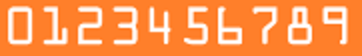
#> input picture card_reader/creditcard_digits2.jpg, 362 x 56 px
$ python data_production.py
#> lines starting #> are read from the running program, lines starting #| are printed output that depends on the picture; after the words box and inside, x2 and y2 are one past the last pixel; in counts of white or black regions, pixels touching at a corner belong together
# -*- coding: utf-8 -*-
"""
Created on Mon Jun 17 10:41:06 2019

@author: rahul
"""

import os

def makedir(directory):
    """Creates a new directory if it does not exist"""
    if not os.path.exists(directory):
        os.makedirs(directory)
        return None, 0

for i in range(0,10):
    directory_name = "./credit_card/train/"+str(i)
    print(directory_name)
    makedir(directory_name)

for i in range(0,10):
    directory_name = "./credit_card/test/"+str(i)
    print(directory_name)
    makedir(directory_name)

import cv2
import numpy as np
import random
import cv2
from scipy.ndimage import convolve

def DigitAugmentation(frame, dim = 32):
    """Randomly alters the image using noise, pixelation and streching image functions"""
    frame = cv2.resize(frame, None, fx=2, fy=2, interpolation = cv2.INTER_CUBIC)
    frame = cv2.cvtColor(frame, cv2.COLOR_GRAY2RGB)
    random_num = np.random.randint(0,9)

    if (random_num % 2 == 0):
        frame = add_noise(frame)
    if(random_num % 3 == 0):
        frame = pixelate(frame)
    if(random_num % 2 == 0):
        frame = stretch(frame)
    frame = cv2.resize(frame, (dim, dim), interpolation = cv2.INTER_AREA)

    return frame

def add_noise(image):
    """Addings noise to image"""
    prob = random.uniform(0.01, 0.05)
    rnd = np.random.rand(image.shape[0], image.shape[1])
    noisy = image.copy()
    noisy[rnd < prob] = 0
    noisy[rnd > 1 - prob] = 1
    return noisy

def pixelate(image):
    "Pixelates an image by reducing the resolution then upscaling it"
    dim = np.random.randint(8,12)
    image = cv2.resize(image, (dim, dim), interpolation = cv2.INTER_AREA)
    image = cv2.resize(image, (16, 16), interpolation = cv2.INTER_AREA)
    return image

def stretch(image):
    "Randomly applies different degrees of stretch to image"
    ran = np.random.randint(0,3)*2
    if np.random.randint(0,2) == 0:
        frame = cv2.resize(image, (32, ran+32), interpolation = cv2.INTER_AREA)
        return frame[int(ran/2):int(ran+32)-int(ran/2), 0:32]
    else:
        frame = cv2.resize(image, (ran+32, 32), interpolation = cv2.INTER_AREA)
        return frame[0:32, int(ran/2):int(ran+32)-int(ran/2)]

def pre_process(image, inv = False):
    """Uses OTSU binarization on an image"""
    try:
        gray_image = cv2.cvtColor(image, cv2.COLOR_BGR2GRAY)
    except:
        gray_image = image
        pass

    if inv == False:
        _, th2 = cv2.threshold(gray_image, 0, 255, cv2.THRESH_BINARY + cv2.THRESH_OTSU)
    else:
        _, th2 = cv2.threshold(gray_image, 0, 255, cv2.THRESH_BINARY_INV + cv2.THRESH_OTSU)
    resized = cv2.resize(th2, (32,32), interpolation = cv2.INTER_AREA)
    return resized


cc1 = cv2.imread('creditcard_digits2.jpg', 0)
#> cc1: shape (56, 362); min 164, max 255, mean 187.5
_, th2 = cv2.threshold(cc1, 0, 255, cv2.THRESH_BINARY_INV + cv2.THRESH_OTSU)
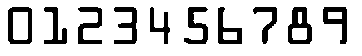
#> th2: shape (56, 362); 80.8% white; 10 black regions, largest, box (x1, y1, x2, y2) and area: (288, 7, 312, 44) 494, (8, 7, 32, 44) 451, (78, 7, 102, 44) 419
cv2.imshow("cc1", th2)
cv2.waitKey(0)
cv2.destroyAllWindows()

#using crop_and_x_y_cordinates_detection.py
region = [(0, 0), (35, 48)]

# Assigns values to each region for ease of interpretation
top_left_y = region[0][1]
bottom_right_y = region[1][1]
top_left_x = region[0][0]
bottom_right_x = region[1][0]

for i in range(0,1): #We only look at the first digit in testing out augmentation functions
    roi = cc1[top_left_y:bottom_right_y, top_left_x:bottom_right_x]
    for j in range(0,10):
        roi2 = DigitAugmentation(roi)
        roi_otsu = pre_process(roi2, inv = False)
        cv2.imshow("otsu", roi_otsu)
        cv2.waitKey(0)

cv2.destroyAllWindows()


cc1 = cv2.imread('creditcard_digits1.jpg', 0)
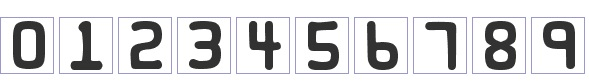
#> input picture card_reader/creditcard_digits1.jpg, 589 x 81 px
#> cc1: shape (81, 589); min 40, max 255, mean 215.7

_, th2 = cv2.threshold(cc1, 0, 255, cv2.THRESH_BINARY_INV + cv2.THRESH_OTSU)
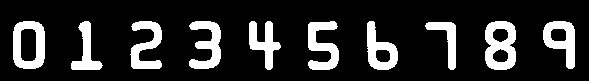
#> th2: shape (81, 589); 16.9% white; 10 white regions, largest, box (x1, y1, x2, y2) and area: (485, 21, 516, 70) 1040, (13, 21, 45, 69) 951, (308, 21, 339, 70) 884
cv2.imshow("cc1", th2)
cv2.imshow("creditcard_digits1", cc1)
cv2.waitKey(0)
cv2.destroyAllWindows()

region = [(2, 19), (50, 72)]

top_left_y = region[0][1]
bottom_right_y = region[1][1]
top_left_x = region[0][0]
bottom_right_x = region[1][0]

for i in range(0,10):
    # We jump the next digit each time we loop
    if i > 0:
        top_left_x = top_left_x + 59
        bottom_right_x = bottom_right_x + 59

    roi = cc1[top_left_y:bottom_right_y, top_left_x:bottom_right_x]
    print("Augmenting Digit - ", str(i))
    # We create 1000 versions of each image for our dataset
    for j in range(0,1000):
        roi2 = DigitAugmentation(roi)
        roi_otsu = pre_process(roi2, inv = True)
        cv2.imwrite("./credit_card/train/"+str(i)+"./_1_"+str(j)+".jpg", roi_otsu)
#> this loop made 10 passes
#> top_left_x on passes 2 to 10: 61, 120, 179, 238, 297, 356, 415, 474, 533
#> after the loop, bottom_right_x = 581; top_left_x = 533
cv2.destroyAllWindows()


# Creating 1000 Images for each digit in creditcard_digits2 - TRAINING DATA

cc1 = cv2.imread('creditcard_digits2.jpg', 0)
_, th2 = cv2.threshold(cc1, 0, 255, cv2.THRESH_BINARY_INV + cv2.THRESH_OTSU)
cv2.imshow("cc1", th2)
cv2.waitKey(0)
cv2.destroyAllWindows()

region = [(0, 0), (35, 48)]

top_left_y = region[0][1]
bottom_right_y = region[1][1]
top_left_x = region[0][0]
bottom_right_x = region[1][0]

for i in range(0,10):
    if i > 0:
        # We jump the next digit each time we loop
        top_left_x = top_left_x + 35
        bottom_right_x = bottom_right_x + 35

    roi = cc1[top_left_y:bottom_right_y, top_left_x:bottom_right_x]
    print("Augmenting Digit - ", str(i))
    # We create 1000 versions of each image for our dataset
    for j in range(0,1000):
        roi2 = DigitAugmentation(roi)
        roi_otsu = pre_process(roi2, inv = False)
        cv2.imwrite("./credit_card/train/"+str(i)+"./_2_"+str(j)+".jpg", roi_otsu)
#> this loop made 10 passes
#> top_left_x on passes 2 to 10: 35, 70, 105, 140, 175, 210, 245, 280, 315
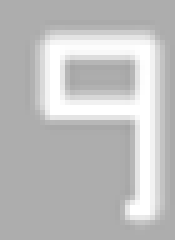
#> roi: shape (48, 35) (shown 5 times larger); min 164, max 255, mean 190.9
#> after the loop, bottom_right_x = 350; top_left_x = 315
        #cv2.imshow("otsu", roi_otsu)

cv2.destroyAllWindows()


#test data
cc1 = cv2.imread('creditcard_digits2.jpg', 0)
_, th2 = cv2.threshold(cc1, 0, 255, cv2.THRESH_BINARY_INV + cv2.THRESH_OTSU)
cv2.imshow("cc1", th2)
cv2.waitKey(0)
cv2.destroyAllWindows()

region = [(0, 0), (35, 48)]

top_left_y = region[0][1]
bottom_right_y = region[1][1]
top_left_x = region[0][0]
bottom_right_x = region[1][0]

for i in range(0,10):
    if i > 0:
        # We jump the next digit each time we loop
        top_left_x = top_left_x + 35
        bottom_right_x = bottom_right_x + 35

    roi = cc1[top_left_y:bottom_right_y, top_left_x:bottom_right_x]
    print("Augmenting Digit - ", str(i))
    # We create 200 versions of each image for our dataset
    for j in range(0,2000):
        roi2 = DigitAugmentation(roi)
        roi_otsu = pre_process(roi2, inv = False)
        cv2.imwrite("./credit_card/test/"+str(i)+"./_2_"+str(j)+".jpg", roi_otsu)
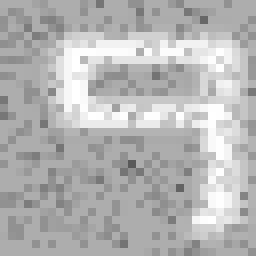
#> roi2: shape (32, 32, 3) (shown 8 times larger); min 89, max 255, mean 180.5
#> after the loop, bottom_right_x = 350; top_left_x = 315

cv2.destroyAllWindows()

cc1 = cv2.imread('creditcard_digits1.jpg', 0)

_, th2 = cv2.threshold(cc1, 0, 255, cv2.THRESH_BINARY_INV + cv2.THRESH_OTSU)
cv2.imshow("cc1", th2)
cv2.imshow("creditcard_digits1", cc1)
cv2.waitKey(0)
cv2.destroyAllWindows()

region = [(2, 19), (50, 72)]

top_left_y = region[0][1]
bottom_right_y = region[1][1]
top_left_x = region[0][0]
bottom_right_x = region[1][0]

for i in range(0,10):
    # We jump the next digit each time we loop
    if i > 0:
        top_left_x = top_left_x + 59
        bottom_right_x = bottom_right_x + 59

    roi = cc1[top_left_y:bottom_right_y, top_left_x:bottom_right_x]
    print("Augmenting Digit - ", str(i))
    # We create 200 versions of each image for our dataset
    for j in range(0,1000):
        roi2 = DigitAugmentation(roi)
        roi_otsu = pre_process(roi2, inv = True)
        cv2.imwrite("./credit_card/test/"+str(i)+"./_1_"+str(j)+".jpg", roi_otsu)
#> this loop made 10 passes
#> pass 1, in stretch (call 22203), `frame = cv2.resize(image, (ran+32, 32), interpolation = cv2.INTER_AREA)`:
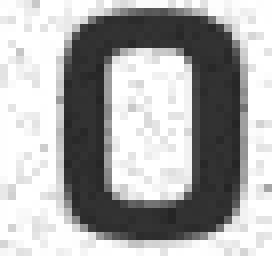
#> frame: shape (32, 34, 3) (shown 8 times larger); min 37, max 255, mean 171.5
#> after the loop:
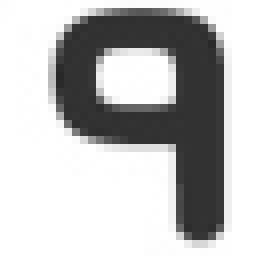
#> roi2: shape (32, 32, 3) (shown 8 times larger); min 40, max 255, mean 188.2
#> after the loop, bottom_right_x = 581; top_left_x = 533
cv2.destroyAllWindows()
